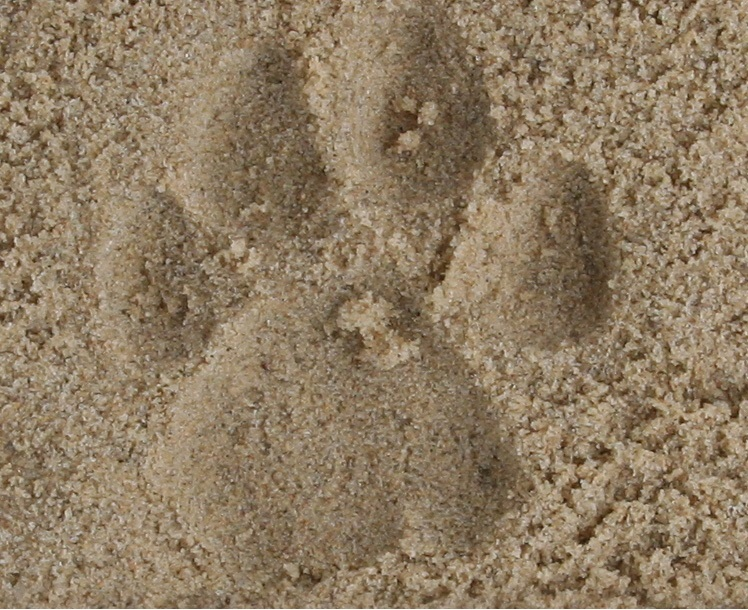
#> input picture images/unmarked/test_cnn/Female Archback 1.jpg, 748 x 610 px
$ python test_fourier_transform.py
#> lines starting #> are read from the running program, lines starting #| are printed output that depends on the picture; after the words box and inside, x2 and y2 are one past the last pixel; in counts of white or black regions, pixels touching at a corner belong together

from PIL import Image
import numpy as np
import seaborn as sns
import matplotlib.pyplot as plt
import cv2

fig, axes = plt.subplots(nrows=2, ncols=2)
img = cv2.imread('images/unmarked/test_cnn/Female Archback 1.jpg',0)
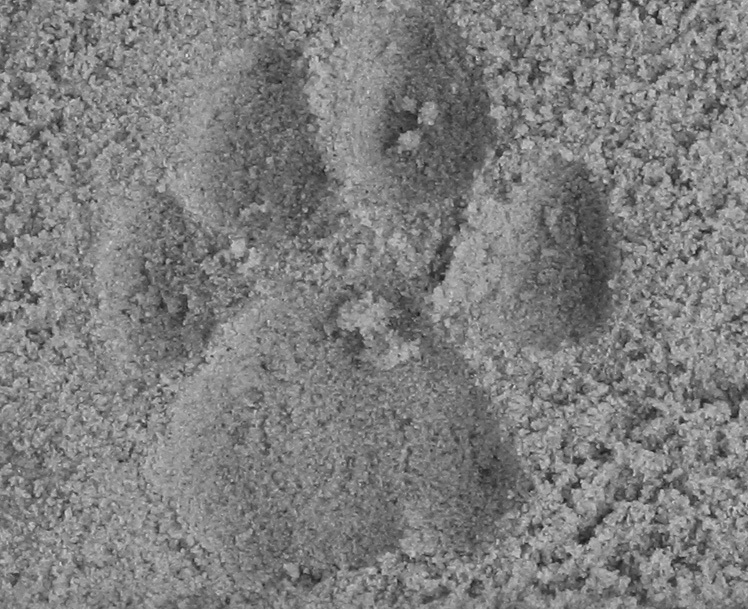
#> img: shape (610, 748); min 21, max 255, mean 126.3
dft = cv2.dft(np.float32(img),flags = cv2.DFT_COMPLEX_OUTPUT)
dft_shift = np.fft.fftshift(dft)

magnitude_spectrum = 20*np.log(cv2.magnitude(dft_shift[:,:,0],dft_shift[:,:,1]))
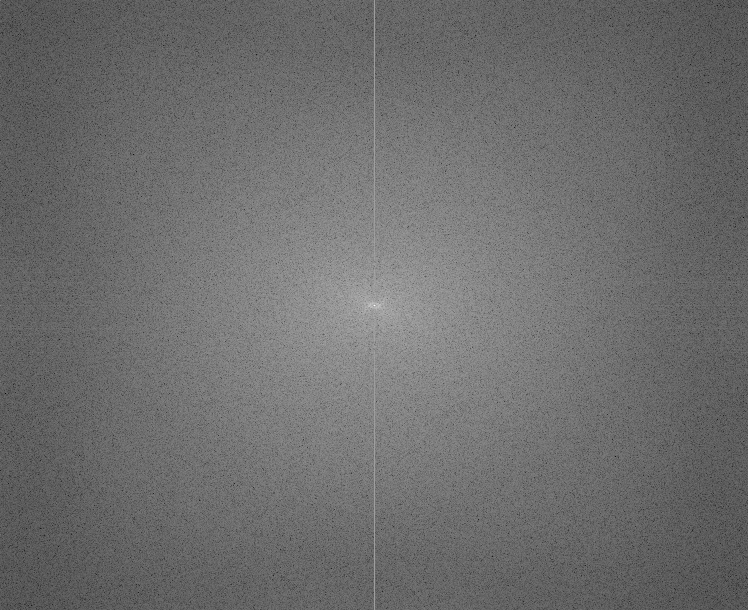
#> magnitude_spectrum: shape (610, 748) float32; min 21.84, max 357.4, mean 166.1; drawn with min black and max white

rows, cols = img.shape
#> rows = 610; cols = 748
crow,ccol = round(rows/2) , round(cols/2)
#> crow = 305; ccol = 374

# create a mask first, center square is 1, remaining all zeros
mask = np.zeros((rows,cols,2),np.uint8)
mask[crow-30:crow+30, ccol-30:ccol+30] = 1

# apply mask and inverse DFT
fshift = dft_shift*mask
f_ishift = np.fft.ifftshift(fshift)
img_back = cv2.idft(f_ishift)
img_back = cv2.magnitude(img_back[:,:,0],img_back[:,:,1])
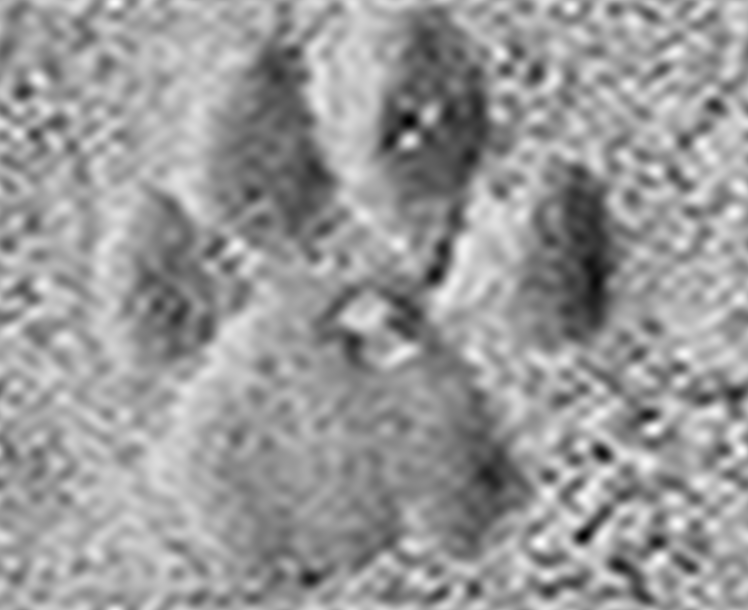
#> img_back: shape (610, 748) float32; min 23101576, max 80536720, mean 57648440; drawn with min black and max white

axes[0,0].imshow(img, cmap='gray')

plt.imsave('test.jpg', img_back)
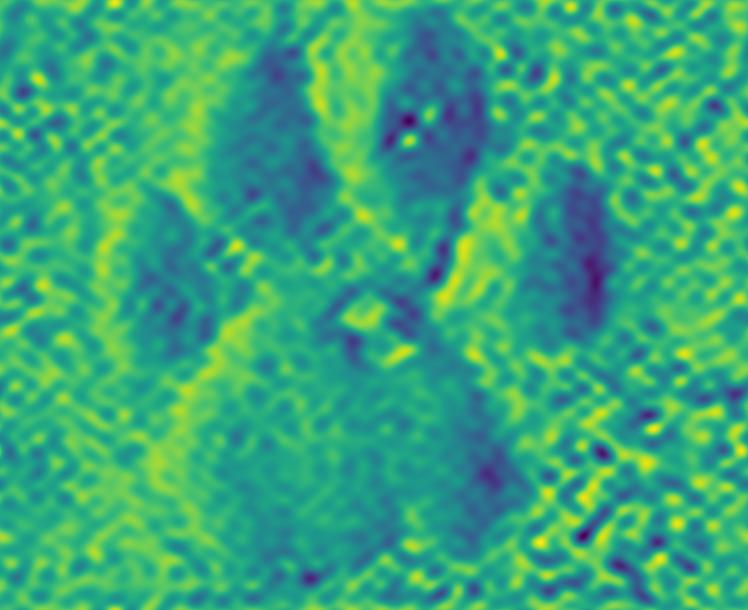
#> saved as test.jpg: shape (610, 748, 3); mean R, G, B 57.5, 166.4, 121.4
im = Image.open('test.jpg')

size = im.getdata().size
#> size = (748, 610)
axes[0,1].imshow(im, cmap='gray')
img = np.array(im.getdata()).reshape((size[1],size[0],3))
#> img: shape (610, 748, 3) int64

def pool(image, fn, kernel=5, stride=2):

    h_prev, w_prev, n = image.shape

    h = int((h_prev - kernel)/stride)+1
    w = int((w_prev - kernel)/stride)+1

    downsampled = np.zeros((h, w, n))

    for i in range(n):
        curr_y = out_y = 0
        # slide the max pooling window vertically across the image
        while curr_y + kernel <= h_prev:
            curr_x = out_x = 0
            # slide the max pooling window horizontally across the image
            while curr_x + kernel <= w_prev:
                # choose the maximum value within the window at each step and store it to   the output matrix

                downsampled[out_y, out_x, i] = fn(image[curr_y:curr_y+kernel,
                                                   curr_x:curr_x+kernel, i])

                curr_x += stride
                out_x += 1
            curr_y += stride
            out_y += 1

    return downsampled

def scan(image, filt, stride=1):

    kernel=filt.shape[0]
    h_prev, w_prev, n = image.shape

    h = int((h_prev - kernel)/stride)+1
    w = int((w_prev - kernel)/stride)+1
    downsampled = np.zeros((h, w, n))

    for i in range(n):
        curr_y = out_y = 0
        # slide the max pooling window vertically across the image
        while curr_y + kernel <= h_prev:
            curr_x = out_x = 0
            # slide the max pooling window horizontally across the image
            while curr_x + kernel <= w_prev:
                # choose the maximum value within the window at each step and store it to   the output matrix

                downsampled[out_y, out_x, i] = np.sum(filt *
                                                      image[curr_y:curr_y+kernel,
                                                      curr_x:curr_x+kernel, i])

                curr_x += stride
                out_x += 1
            curr_y += stride
            out_y += 1

    return downsampled


size = 5
speckle = np.zeros((1, size*size))
for i in range(size*size):
    speckle[0, i] = 1 if i%2 else -1
speckle = speckle.reshape((size, size))

bigspeckle = np.array([[ 1.,  1.,  1., -1., -1., -1.,  1.,  1.,  1.],
                        [ 1.,  1.,  1., -1., -1., -1.,  1.,  1.,  1.],
                       [1., 1., 1., -1., -1., -1., 1., 1., 1.],
                        [-1., -1., -1.,  1.,  1.,  1., -1., -1., -1.],
                       [-1., -1., -1., 1., 1., 1., -1., -1., -1.],
                       [-1., -1., -1., 1., 1., 1., -1., -1., -1.],
                         [ 1.,  1.,  1., -1., -1., -1.,  1.,  1.,  1.],
                       [1., 1., 1., -1., -1., -1., 1., 1., 1.],
                       [1., 1., 1., -1., -1., -1., 1., 1., 1.],])
#print(bigspeckle)
img = pool(img[:,:,:2], np.mean, kernel=50)
# img = scan(img[:,:,:2], speckle)
# img = pool(img[:,:,:2], np.mean, kernel=20)
# img = scan(img[:,:,:2], bigspeckle)
# img = scan(img[:,:,:2], bigspeckle)
# #img = scan(img[:,:,:2], speckle)
# #img = pool(img[:,:,:2], np.min)
# #print(img.shape)
# #img = pool(img[:,:,:], np.max)
# #print(img.shape)

hor = np.zeros((size, size))
hor[size//2-1,:] = -10
hor[size//2,:] = 10

vert = np.zeros((size, size))
vert[:,size//2-1] = -10
vert[:,size//2] = 10

img1 = scan(img[:,:,:2], hor)
img2 = scan(img[:,:,:2], vert)


img1 = np.abs(img1)
img2 = np.abs(img2)

img = img2 + img1


img = np.sum(img, axis=2)
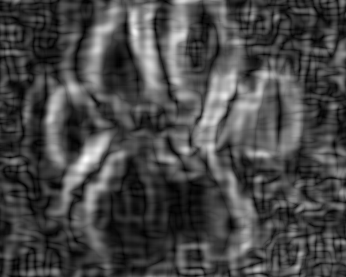
#> img: shape (277, 346) float64; min 4, max 573.8, mean 164.6; drawn with min black and max white


#dilation and erosion
#vect = img.copy().flatten().sort()
#for i in range(len(vect)-1):
#   vect[i] + vect[i+1]

sns.heatmap(img, ax=axes[1,0])

g = img.shape
#> g = (277, 346)
img = img.reshape((1,img.size))
arr = []
for i in range(img.size):
    if img.item(i) > 150:
        arr.append(1)
    else:
        arr.append(-1)
#> after the loop, arr = 95842 items
arr = np.array(arr)
img = arr.reshape(g)
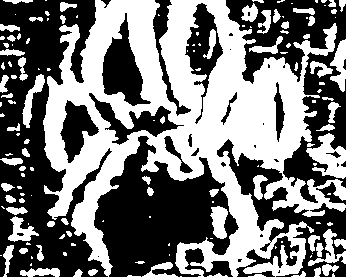
#> img: shape (277, 346) int64; values -1 (black) and 1 (white), 47.7% white; 145 white regions (71 under 20 px), largest, box (x1, y1, x2, y2) and area: (43, 0, 346, 277) 37108, (306, 133, 346, 179) 969, (330, 39, 346, 92) 471
sns.heatmap(img, ax=axes[1,1])

plt.show()
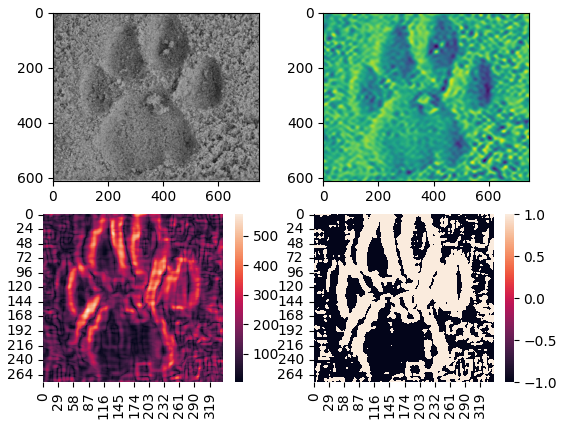
#> figure drawn by matplotlib, 6 panels


# tfcm

$ run again, with images/unmarked/test_cnn/Female Archback 3.jpg copied over images/unmarked/test_cnn/Female Archback 1.jpg
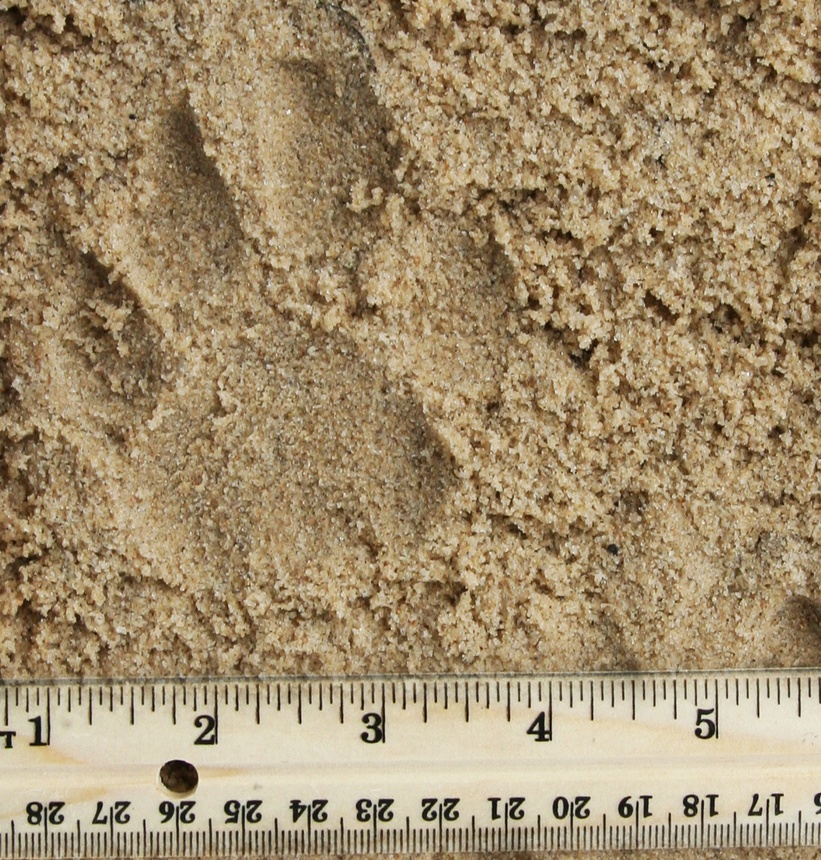
#> input picture images/unmarked/test_cnn/Female Archback 3.jpg, 821 x 860 px, shrunk from 1172 x 1228 before the run
#> `img = np.sum(img, axis=2)`:
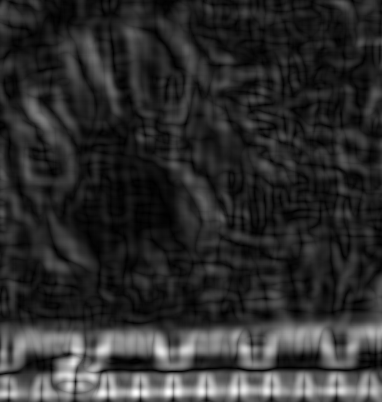
#> img: shape (402, 382) float64; min 1.58, max 731.9, mean 132.7; drawn with min black and max white
#> after the loop `for i in range(img.size):`: arr = 153564 items
#> `img = arr.reshape(g)`:
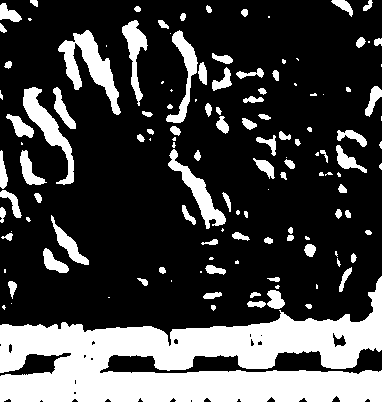
#> img: shape (402, 382) int64; values -1 (black) and 1 (white), 26.3% white; 130 white regions (45 under 20 px), largest, box (x1, y1, x2, y2) and area: (0, 276, 382, 402) 25778, (58, 30, 121, 115) 1864, (23, 87, 74, 185) 1380

$ run again, with images/unmarked/test_cnn/Female Archback 5.jpg copied over images/unmarked/test_cnn/Female Archback 1.jpg
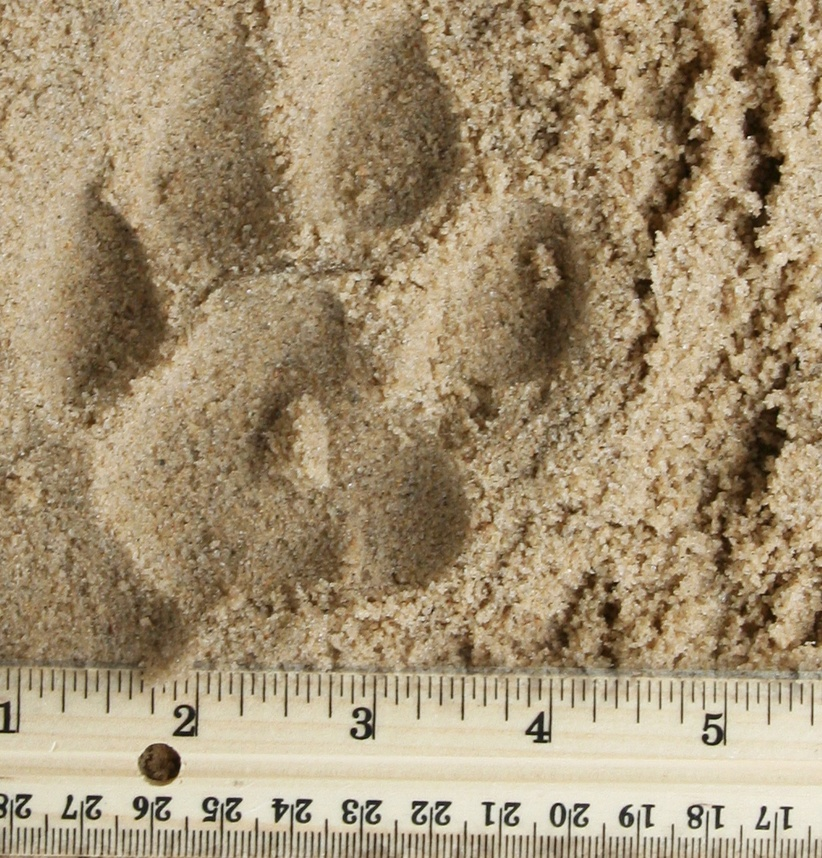
#> input picture images/unmarked/test_cnn/Female Archback 5.jpg, 822 x 858 px, shrunk from 1016 x 1060 before the run
#> `img = np.sum(img, axis=2)`:
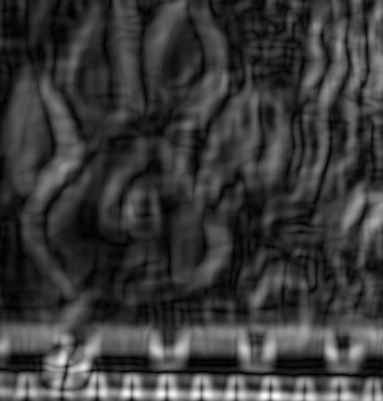
#> img: shape (401, 383) float64; min 1.95, max 683.4, mean 156.2; drawn with min black and max white
#> after the loop `for i in range(img.size):`: arr = 153583 items
#> `img = arr.reshape(g)`:
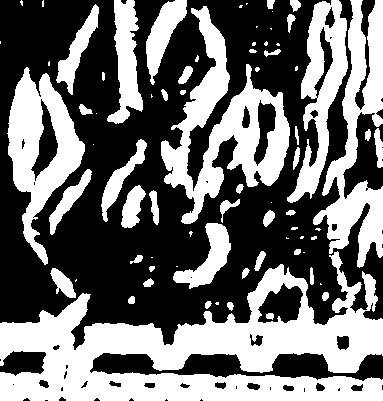
#> img: shape (401, 383) int64; values -1 (black) and 1 (white), 43.9% white; 75 white regions (31 under 20 px), largest, box (x1, y1, x2, y2) and area: (0, 251, 383, 401) 27155, (161, 6, 290, 224) 9540, (313, 0, 383, 268) 7507

$ run again, with images/unmarked/test_cnn/Female Archback 7.jpg copied over images/unmarked/test_cnn/Female Archback 1.jpg
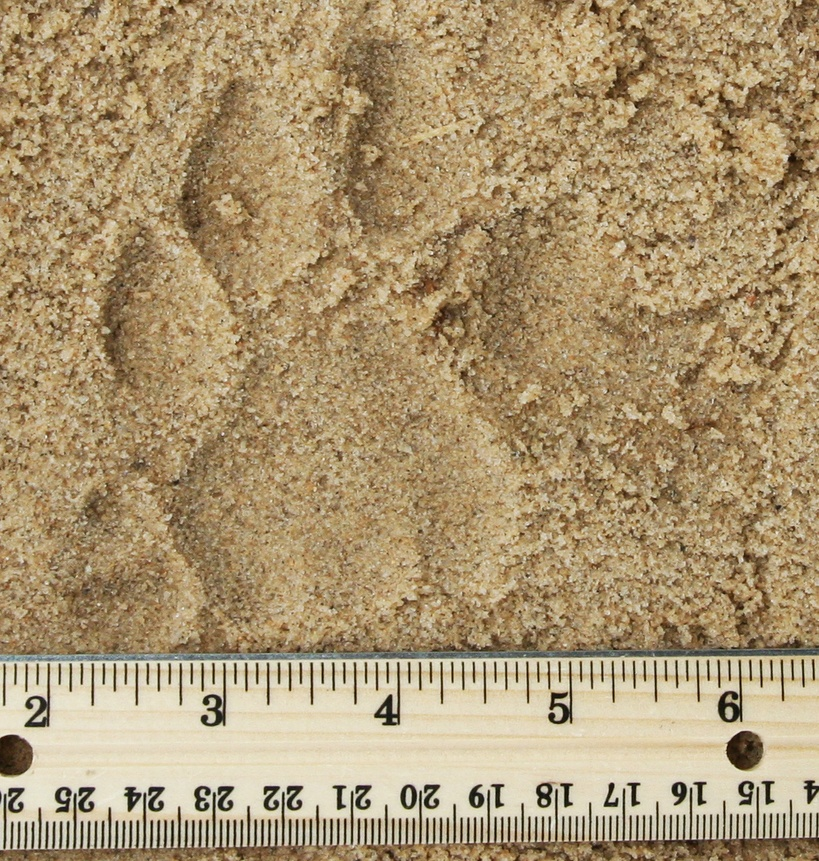
#> input picture images/unmarked/test_cnn/Female Archback 7.jpg, 819 x 861 px, shrunk from 1084 x 1140 before the run
#> after the loop `for i in range(img.size):`: arr = 153162 items
#> `img = arr.reshape(g)`:
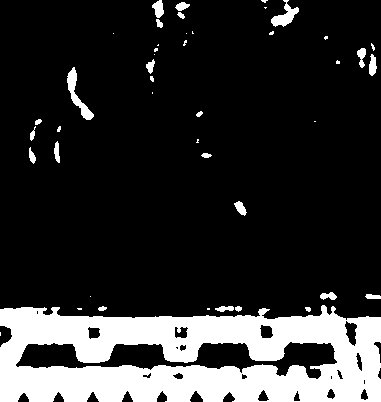
#> img: shape (402, 381) int64; values -1 (black) and 1 (white), 18.5% white; 45 white regions (22 under 20 px), largest, box (x1, y1, x2, y2) and area: (0, 305, 381, 402) 26092, (67, 67, 94, 120) 419, (271, 0, 299, 27) 321
